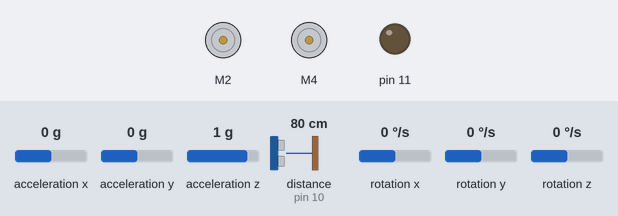
Bench run of a sketch on a simulated Arduino Uno, built with avr-gcc and run on an emulated ATmega328P. On the bench: 2 × DC motor (green arrow = forward, orange = backward, longer = faster), output pins drawn as LEDs (lit = HIGH). Wiring (inferred from the names in the program): ultrasonic range finder: trigger pin 9; echo pin 10. The test bench sets the inputs (shaded band); at power-on: distance to the obstacle (sensor on pin 10) 80 cm, acceleration x 0 g, acceleration y 0 g, acceleration z 1 g, rotation x 0 °/s, rotation y 0 °/s, rotation z 0 °/s. The echo pulse lasts 58.3 µs per cm; pins used as bus, display or sensor lines are not drawn; what the sketch prints to the serial monitor is not drawn.

Above: at 1.2 s.
1.3 s: distance to the obstacle (sensor on pin 10) set to 2 cm
At 2.2 s:
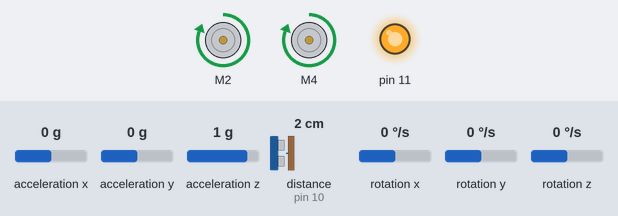
4.3 s: distance to the obstacle (sensor on pin 10) set to 35 cm
At 5.8 s:
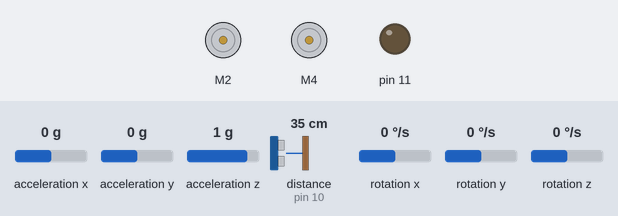
6.4 s: acceleration x set to -0.2 g
9.4 s: acceleration x set to -0.4 g
At 10.0 s:
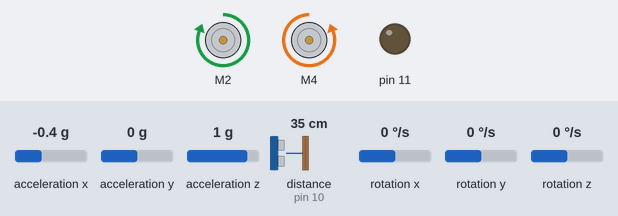
10.9 s: acceleration y set to -1.4 g
At 11.5 s:
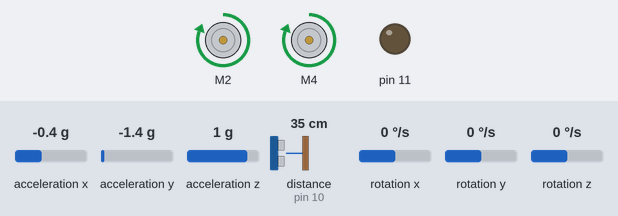
12.4 s: acceleration y set to -0.8 g
15.4 s: acceleration y set to -0.5 g
Timing chart, 0 to 19.4 s (numbered marks = the images above; inputs shaded):
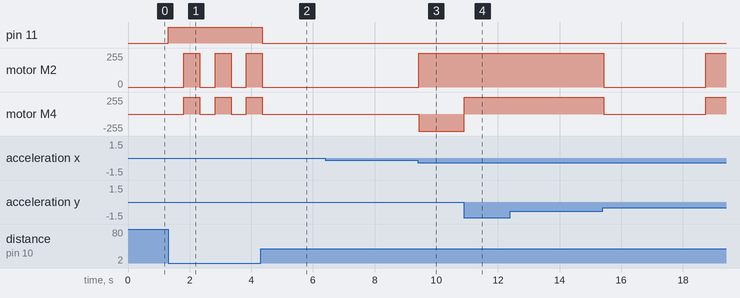

Measured:
- the behaviour switches between -0.3 and -0.4 g on acceleration x (found by bisection; images 2 and 3)
- after the input at 1.3 s, pin 11: LOW → HIGH at once; motor M2, motor M4: alternates forward 255/255 for 0.51 s and stopped for 0.50 s, starting after 0.51 s
- after the input at 4.3 s, pin 11: HIGH → LOW after 0.06 s; motor M2, motor M4: goes on until 4.4 s, then stays stopped
- after the input at 6.4 s, every drawn part: stays the same
- after the input at 9.4 s, motor M2: stopped → forward 255/255 at once; motor M4: stopped → backward 255/255 at once
- after the input at 10.9 s, motor M4: backward 255/255 → forward 255/255 at once
- after the input at 12.4 s, every drawn part: stays the same

The sketch:

Code.ino
```cpp
//Transmitter Code

#include <MPU6050.h>
#include <L298N.h>
//#include <nRF24L01.h>
//#include <RF24.h>
#include "Wire.h"
#include "MPU6050.h"


const int trigPin = 9;
const int echoPin = 10;

float duration, distance;

//Pin Definition
//right
const unsigned int IN1 = 2;
const unsigned int IN2 = 3;
const unsigned int EN1 = 6;
//left
const unsigned int IN3 = 4;
const unsigned int IN4 = 5;
const unsigned int EN2 = 7;

L298N motor1(EN1, IN1, IN2);
L298N motor2(EN2, IN3, IN4);

int16_t ax, ay, az; // x-axis and y-axis values, for this application z-axis is not needed.
int16_t gx, gy, gz; // these values are not used, just declaring to pass in the function.

const byte Address[6] = "00001";
int Pot_Val_Y = 0, Pot_Val_X = 0, Up_key = 0, Dn_key = 0, Left_key = 0, Right_key = 0;
unsigned char Tx_command = 0, Speed_index = 0, Tx_Enable_Flag = 1, TX_Key_Pressed = 0;
unsigned char gati = 0, disha = 0;
unsigned char Tx_Array[2];
unsigned char Run_Stop_Mode = 0;
unsigned char Received_Command = 0;
unsigned int Run_Stop_Counter = 0;
MPU6050 accelgyro;


void setup() {

  pinMode(trigPin, OUTPUT);
  pinMode(echoPin, INPUT);
  Serial.begin(115200);

  Wire.begin();
  Serial.println("Initializing I2C devices...");
  accelgyro.initialize();

  // verify connection
  Serial.println("Testing device connections...");
  Serial.println(accelgyro.testConnection() ? "MPU6050 connection successful" : "MPU6050 connection failed");
}

void loop()
{
  accelgyro.getMotion6(&ax, &ay, &az, &gx, &gy, &gz); // we are getting all 6 value from MPU6050 i.e. 3 Accelerometer values and 3 Gyro values viz. ax,ay,az,gx,gy and gz.

  digitalWrite(trigPin, LOW);
  delayMicroseconds(2);
  digitalWrite(trigPin, HIGH);
  delayMicroseconds(10);
  digitalWrite(trigPin, LOW);

  duration = pulseIn(echoPin, HIGH);
  distance = (duration * .0343) / 2;

  if ((ay <= -4000) || ((ay >= 4000)))
  {
    if ((ax >= -4000) || ((ax <= 4000)))
    {
      if ((ay <= -4000))
      {
        Tx_command = 1;                     // forward
        Speed_index = (ay + 4000) / -2000 + 1; // more the negative value more the speed. ay valu varies from -16384 to +16384 same for ax and others.
        if (Speed_index > 5)
        {
          Speed_index = 5;
        }
      }

      if ((ay >= 4000))
      {
        //Serial.print("D , ");
        Tx_command = 2;                     // Backward
        Speed_index = (ay - 4000) / 2000 + 1; // more the positive value more the speed. ay valu varies from -16384 to +16384 same for ax and others.
        if (Speed_index > 5)
        {
          Speed_index = 5;
        }
      }
    }
    else
    {
      //Serial.print("E , ");
      Tx_command = 0;
      Speed_index = 0;
    }
  }
  else if ((ax <= -4000) || ((ax >= 4000)))
  {
    //Serial.print("F , ");
    if ((ay >= -4000) || ((ay <= 4000)))
    {
      //Serial.print("G , ");
      if ((ax <= -4000))
      {
        //Serial.print("H , ");
        Tx_command = 4;                     // Right
        Speed_index = (ax + 4000) / -2000 + 1; // more the negative value more the speed. ax valu varies from -16384 to +16384 same for ay and others.
        if (Speed_index > 5)
        {
          Speed_index = 5;
        }
      }

      if ((ax >= 4000))
      {
        //Serial.print("I , ");
        Tx_command = 3;                     // Left
        //Speed_index = (ax - 4000) / 2000 + 1; // more the positive value more the speed. ax valu varies from -16384 to +16384 same for ay and others.
        if (Speed_index > 5)
        {
          Speed_index = 5;
        }
      }
    }
    else
    {
      Tx_command = 0;
      Speed_index = 0;
    }
  }
  else
  {
    Tx_command = 0;
    Speed_index = 0;
  }
  Serial.print(Tx_command);
  Serial.print(" , ");
  Received_Command = Tx_command;

  motor1.setSpeed(255);
  motor2.setSpeed(255);

  if (distance <= 20.00) {
    analogWrite(11,255);
    motor1.stop();
    motor2.stop();
    delay(500);
    motor1.forward();
    motor2.forward();
    delay(500);
  }
  else {
    analogWrite(11,0);
    if (Run_Stop_Mode == 0) // Stop
    {
      motor1.stop();
      motor2.stop();
      Run_Stop_Counter++;
      if (Run_Stop_Counter >= ((5 - Speed_index) * 100)) // Speed_index = 1 -> Min speed,   5 -> Max Speed.
      {
        Run_Stop_Counter = 0;
        Run_Stop_Mode = 1;
      }
    }
    else if (Run_Stop_Mode == 1) // Run
    {
      Run_Stop_Counter++;
      if (Run_Stop_Counter >= ((Speed_index) * 100)) // Speed_index = 1 -> Min speed,   5 -> Max Speed.
      {
        Run_Stop_Counter = 0;
        Run_Stop_Mode = 0;
      }

      if (Received_Command == 1)           //move forward(all motors rotate in forward direction)
      {
        motor1.forward();
        motor2.forward();
      }
      else if (Received_Command == 2)     //move reverse (all motors rotate in reverse direction)
      {
        motor1.backward();
        motor2.backward();
      }
      else if (Received_Command == 3)     //turn right (left side motors rotate in forward direction, right side motors rotates in backward direction)
      {
        motor1.backward();
        motor2.forward();
      }
      else if (Received_Command == 4)     //turn left (right side motors rotate in forward direction, left side motors rotates in backward direction)
      {
        motor1.forward();
        motor2.backward();
      }
      else if (Received_Command == 0)     //STOP (all motors stop)
      {
        motor1.stop();
        motor2.stop();
      }
      else                                  //STOP (all motors stop) , If any other command is received.
      {
        motor1.stop();
        motor2.stop();

      }
    }

  }


  delay(10);
}
```
